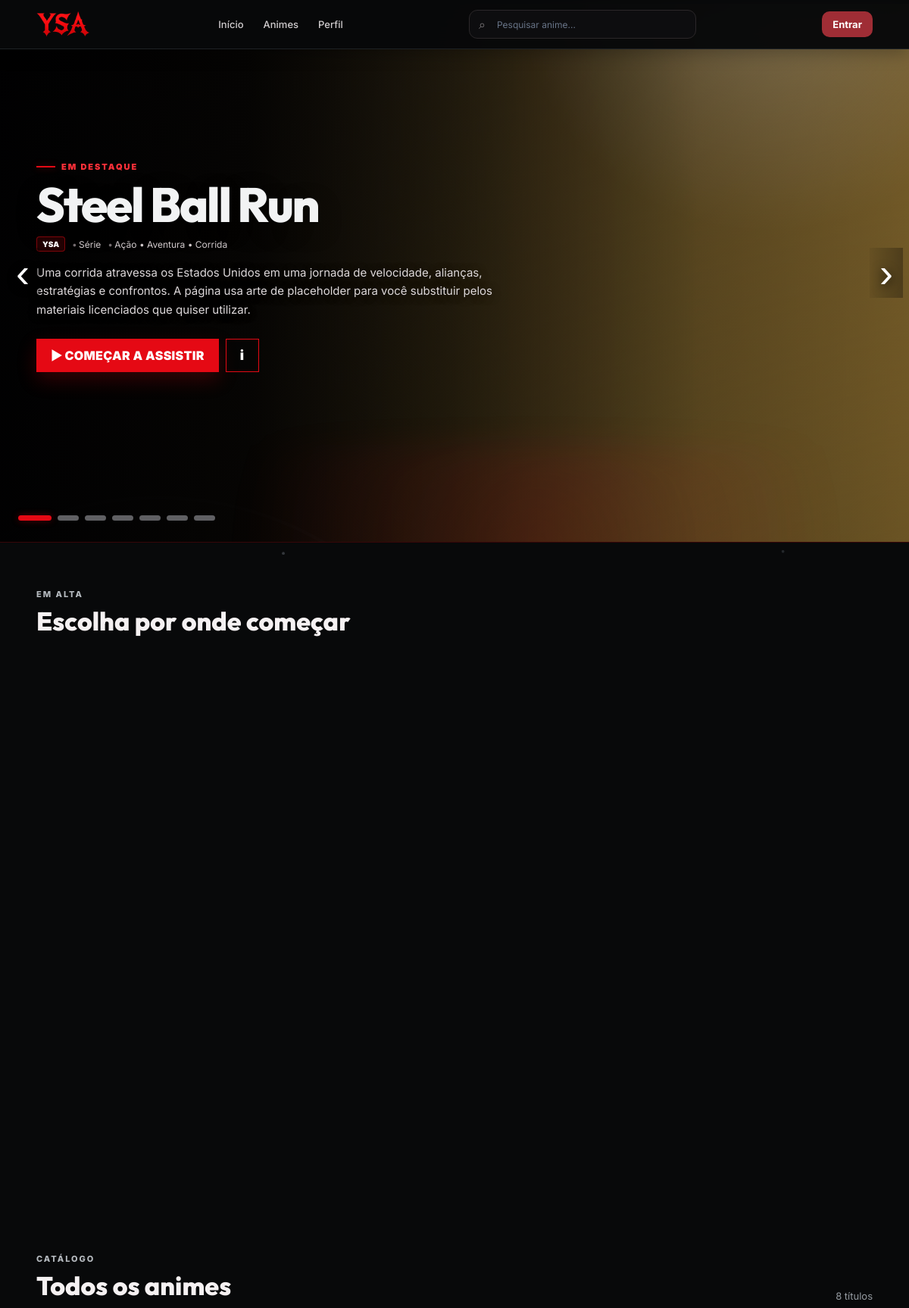
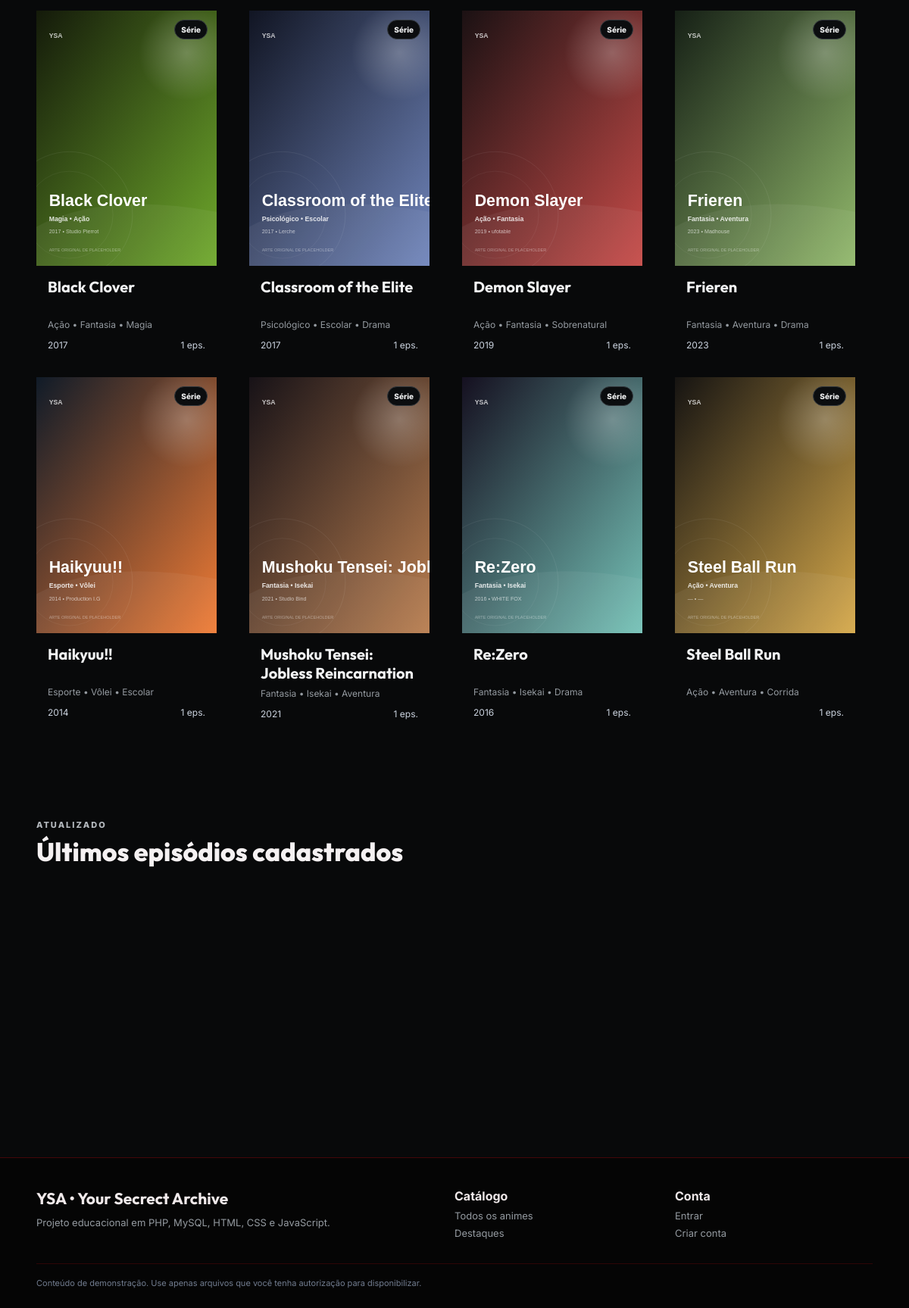
The app's page /lesser/index.php with its own data (2 pictures, top to bottom).
### tables this page shows
CREATE TABLE banners (
    id INT UNSIGNED AUTO_INCREMENT PRIMARY KEY,
    anime_id INT UNSIGNED NOT NULL,
    titulo VARCHAR(180) NOT NULL,
    descricao VARCHAR(1000) NULL,
    imagem VARCHAR(500) NOT NULL,
    ordem INT NOT NULL DEFAULT 0,
    ativo TINYINT(1) NOT NULL DEFAULT 1,
    criado_em DATETIME NOT NULL DEFAULT CURRENT_TIMESTAMP,
    atualizado_em DATETIME NOT NULL DEFAULT CURRENT_TIMESTAMP ON UPDATE CURRENT_TIMESTAMP,
    CONSTRAINT fk_banner_anime FOREIGN KEY (anime_id) REFERENCES animes(id) ON DELETE CASCADE ON UPDATE CASCADE,
    INDEX idx_banner_ativo_ordem (ativo, ordem, atualizado_em),
    INDEX idx_banner_anime (anime_id)
);

CREATE TABLE animes (
    id INT UNSIGNED AUTO_INCREMENT PRIMARY KEY,
    titulo VARCHAR(180) NOT NULL,
    slug VARCHAR(180) NOT NULL UNIQUE,
    tipo VARCHAR(40) NOT NULL DEFAULT 'Série',
    ano SMALLINT NULL,
    generos VARCHAR(255) NOT NULL,
    estudio VARCHAR(120) NOT NULL,
    sinopse TEXT NULL,
    poster VARCHAR(500) NOT NULL,
    destaque TINYINT(1) NOT NULL DEFAULT 0,
    criado_em DATETIME NOT NULL DEFAULT CURRENT_TIMESTAMP,
    atualizado_em DATETIME NOT NULL DEFAULT CURRENT_TIMESTAMP ON UPDATE CURRENT_TIMESTAMP,
    INDEX idx_anime_destaque (destaque)
);

### lesser/includes/database.php (called while the page is built, shortened)
<?php
function db(): PDO
{
    static $pdo = null;
    if ($pdo instanceof PDO) return $pdo;
    $dsn = 'mysql:host=' . DB_HOST . ';port=' . DB_PORT . ';dbname=' . DB_NAME . ';charset=' . DB_CHARSET;
    $pdo = new PDO($dsn, DB_USER, DB_PASS, [
        PDO::ATTR_ERRMODE => PDO::ERRMODE_EXCEPTION,
        PDO::ATTR_DEFAULT_FETCH_MODE => PDO::FETCH_ASSOC,
        PDO::ATTR_EMULATE_PREPARES => false,
    ]);
    return $pdo;
}

### lesser/includes/functions.php (called while the page is built, shortened)
<?php
require_once __DIR__ . '/database.php';
function e(?string $value): string { return htmlspecialchars((string)$value, ENT_QUOTES, 'UTF-8'); }
function url(string $path = ''): string {
    $base = rtrim(BASE_URL, '/');
    if ($path === '') return $base . '/';
    $path = str_replace('\\', '/', $path);
    return $base . '/' . ltrim($path, '/');
}
function current_user(): ?array { return $_SESSION['user'] ?? null; }
function is_logged_in(): bool { return current_user() !== null; }
function all_animes(): array {
    $sql = "SELECT a.*, COUNT(e.id) total_episodios, COUNT(DISTINCT t.id) total_temporadas
            FROM animes a
            LEFT JOIN temporadas t ON t.anime_id=a.id
            LEFT JOIN episodios e ON e.temporada_id=t.id
            GROUP BY a.id
            ORDER BY a.titulo ASC";
    return db()->query($sql)->fetchAll();
}
function banners_table_exists(): bool {
    static $exists = null;
    try {
        db()->query('SELECT 1 FROM banners LIMIT 1');
        $exists = true;
    } catch (Throwable $e) {
        $exists = false;
    }
    return $exists;
}
function active_banners(): array {
    if (!banners_table_exists()) return [];
    $sql = "SELECT b.*, a.titulo anime_titulo, a.slug anime_slug, a.poster anime_poster,
                   a.ano, a.tipo, a.generos, a.estudio, a.sinopse anime_sinopse
            FROM banners b
            INNER JOIN animes a ON a.id=b.anime_id
            WHERE b.ativo=1
            ORDER BY b.ordem ASC, b.atualizado_em DESC, b.id DESC
            LIMIT 12";
    return db()->query($sql)->fetchAll();
}
function anime_start_episode_id(int $animeId, ?int $userId = null): ?int {
    $userId = $userId ?? (is_logged_in() ? (int)current_user()['id'] : 0);
    $firstStmt = db()->prepare(
        'SELECT e.id
         FROM episodios e
         INNER JOIN temporadas t ON t.id=e.temporada_id
         WHERE t.anime_id=?
         ORDER BY t.numero ASC, e.numero ASC, e.id ASC
         LIMIT 1'
    );
    $firstStmt->execute([$animeId]);
    $firstEpisodeId = $firstStmt->fetchColumn();
    $firstEpisodeId = (int)$firstEpisodeId;
    if ($userId <= 0) return $firstEpisodeId;
    $lastStmt = db()->prepare(
        'SELECT e.id
         FROM progresso_episodios p
         INNER JOIN episodios e ON e.id=p.episodio_id
         INNER JOIN temporadas t ON t.id=e.temporada_id
         WHERE p.usuario_id=?
           AND t.anime_id=?
           AND p.tempo_assistido > 3
         ORDER BY p.atualizado_em DESC, p.id DESC
         LIMIT 1'
    );
    $lastStmt->execute([$userId, $animeId]);
    $lastEpisodeId = $lastStmt->fetchColumn();
    return $lastEpisodeId ? (int)$lastEpisodeId : $firstEpisodeId;
}

### lesser/index.php (the view, shortened to what this page needs)
<?php
$q=trim((string)($_GET['q']??''));
$all=all_animes();
$animes=$q!=='' ? search_animes($q, 30) : $all;
$featured=featured_animes();
$banners=active_banners();
$heroItems=$banners ?: $featured;
require __DIR__ . '/includes/header.php';
?>
<main>
    <?php if($heroItems): ?>
    <section class="ysa-hero-slider" id="ysaHeroSlider" aria-label="Destaques">
        <div class="ysa-hero-track">
            <?php foreach($heroItems as $index => $item): ?>
                <?php
                    $heroTitle = trim((string)($item['banner_titulo'] ?? $item['titulo'] ?? ''));
                    $heroDescription = trim((string)($item['banner_descricao'] ?? $item['sinopse'] ?? $item['anime_sinopse'] ?? ''));
                    $heroImage = trim((string)($item['banner_imagem'] ?? $item['imagem'] ?? $item['poster'] ?? $item['anime_poster'] ?? ''));
                    $heroSlug = (string)($item['anime_slug'] ?? $item['slug'] ?? '');
                    $heroAnimeId = (int)($item['anime_id'] ?? $item['id'] ?? 0);
                    $heroEpisodeId = anime_start_episode_id($heroAnimeId);
                    $heroType = $item['tipo'] ?? null;
                    $heroGenres = $item['generos'] ?? null;
                ?>
                <article class="ysa-hero-slide <?= $index === 0 ? 'is-active' : '' ?>" data-slide="<?= $index ?>">
                    <div class="ysa-hero-backdrop" style="background-image:url('<?= e(url($heroImage)) ?>')"></div>
                    <div class="container ysa-hero-content">
                        <div class="ysa-hero-copy">
                            <span class="ysa-hero-kicker">EM DESTAQUE</span>
                            <h1><?= e($heroTitle) ?></h1>
                            <div class="ysa-hero-meta">
                                <span class="ysa-hero-badge">YSA</span>
                                <?php if(!empty($heroType)): ?><span><?= e($heroType) ?></span><?php endif; ?>
                                <?php if(!empty($heroGenres)): ?><span><?= e($heroGenres) ?></span><?php endif; ?>
                            </div>
                            <?php if($heroDescription !== ''): ?>
                                <p><?= e($heroDescription) ?></p>
                            <?php endif; ?>
                            <div class="ysa-hero-actions">
                                <?php if($heroEpisodeId): ?>
                                    <a class="ysa-hero-primary" href="<?= e(url('pages/assistir.php?ep='.(int)$heroEpisodeId)) ?>">▶ COMEÇAR A ASSISTIR</a>
                                <?php else: ?>
                                    <a class="ysa-hero-primary" href="<?= e(url('pages/anime.php?slug='.urlencode($heroSlug))) ?>">▶ COMEÇAR A ASSISTIR</a>
                                <?php endif; ?>
                                <a class="ysa-hero-secondary" href="<?= e(url('pages/anime.php?slug='.urlencode($heroSlug))) ?>" aria-label="Ver informações de <?= e($heroTitle) ?>">i</a>
                            </div>
                        </div>
                    </div>
                </article>
            <?php endforeach; ?>
        </div>
        <?php if(count($heroItems) > 1): ?>
            <button class="ysa-hero-arrow ysa-hero-prev" type="button" aria-label="Destaque anterior">‹</button>
            <button class="ysa-hero-arrow ysa-hero-next" type="button" aria-label="Próximo destaque">›</button>
            <div class="ysa-hero-dots" aria-label="Selecionar destaque">
                <?php foreach($heroItems as $index => $item): ?>
                    <button type="button" class="ysa-hero-dot <?= $index === 0 ? 'is-active' : '' ?>" data-go-to="<?= $index ?>" aria-label="Ir para <?= e((string)($item['banner_titulo'] ?? $item['titulo'] ?? 'Destaque')) ?>"></button>
                <?php endforeach; ?>
            </div>
        <?php endif; ?>
    </section>
    <?php endif; ?>
    <section class="section container" id="destaques">
        <div class="section-head"><div><span class="section-kicker">EM ALTA</span><h2>Escolha por onde começar</h2></div></div>
        <div class="feature-grid">
        </div>
    </section>
    <section class="section container" id="animes">
        <div class="section-head">
            <div><span class="section-kicker"><?= $q!=='' ? 'RESULTADO DA PESQUISA' : 'CATÁLOGO' ?></span><h2><?= $q!=='' ? 'Resultados para “'.e($q).'”' : 'Todos os animes' ?></h2></div>
            <div class="catalog-actions"><span class="catalog-count"><?= count($animes) ?> título<?= count($animes)===1?'':'s' ?></span></div>
        </div>
        <div class="anime-grid">
            <?php foreach($animes as $anime): ?>
                <article class="anime-card">
                    <a href="<?= e(url('pages/anime.php?slug='.urlencode($anime['slug']))) ?>">
                        <div class="anime-poster"><img src="<?= e(url($anime['poster'])) ?>" alt="Capa de <?= e($anime['titulo']) ?>"><span class="poster-tag"><?= e($anime['tipo']) ?></span></div>
                        <div class="anime-body"><h3><?= e($anime['titulo']) ?></h3><p><?= e($anime['generos']) ?></p><div class="anime-meta"><span><?= e((string)$anime['ano']) ?></span><span><?= (int)$anime['total_episodios'] ?> eps.</span></div></div>
                    </a>
                </article>
            <?php endforeach; ?>
        </div>
    </section>
    <section class="section container">
        <div class="section-head"><div><span class="section-kicker">ATUALIZADO</span><h2>Últimos episódios cadastrados</h2></div></div>
        <div class="compact-grid">
        </div>
    </section>
</main>
<?php require __DIR__ . '/includes/footer.php'; ?>

### records on screen
banners: imagem (picture), titulo "Steel Ball Run", anime.tipo "Série", anime.generos "Ação • Aventura • Corrida", anime.sinopse "Uma corrida atravessa os Estados Unidos em uma jornada de velocidade, alianças, estratégias e confrontos. A página usa arte de placeholder para você substituir pelos materiais licenciados que quiser utilizar."
animes: poster (picture), tipo "Série", titulo "Black Clover", generos "Ação • Fantasia • Magia", ano "2017", total_episodios "1"
animes: poster (picture), tipo "Série", titulo "Classroom of the Elite", generos "Psicológico • Escolar • Drama", ano "2017", total_episodios "1"
animes: poster (picture), tipo "Série", titulo "Demon Slayer", generos "Ação • Fantasia • Sobrenatural", ano "2019", total_episodios "1"
animes: poster (picture), tipo "Série", titulo "Frieren", generos "Fantasia • Aventura • Drama", ano "2023", total_episodios "1"
animes: poster (picture), tipo "Série", titulo "Haikyuu!!", generos "Esporte • Vôlei • Escolar", ano "2014", total_episodios "1"
animes: poster (picture), tipo "Série", titulo "Mushoku Tensei: Jobless Reincarnation", generos "Fantasia • Isekai • Aventura", ano "2021", total_episodios "1"
animes: poster (picture), tipo "Série", titulo "Re:Zero", generos "Fantasia • Isekai • Drama", ano "2016", total_episodios "1"
animes: poster (picture), tipo "Série", titulo "Steel Ball Run", generos "Ação • Aventura • Corrida", total_episodios "1"

### other values on screen
count($animes) "8"
